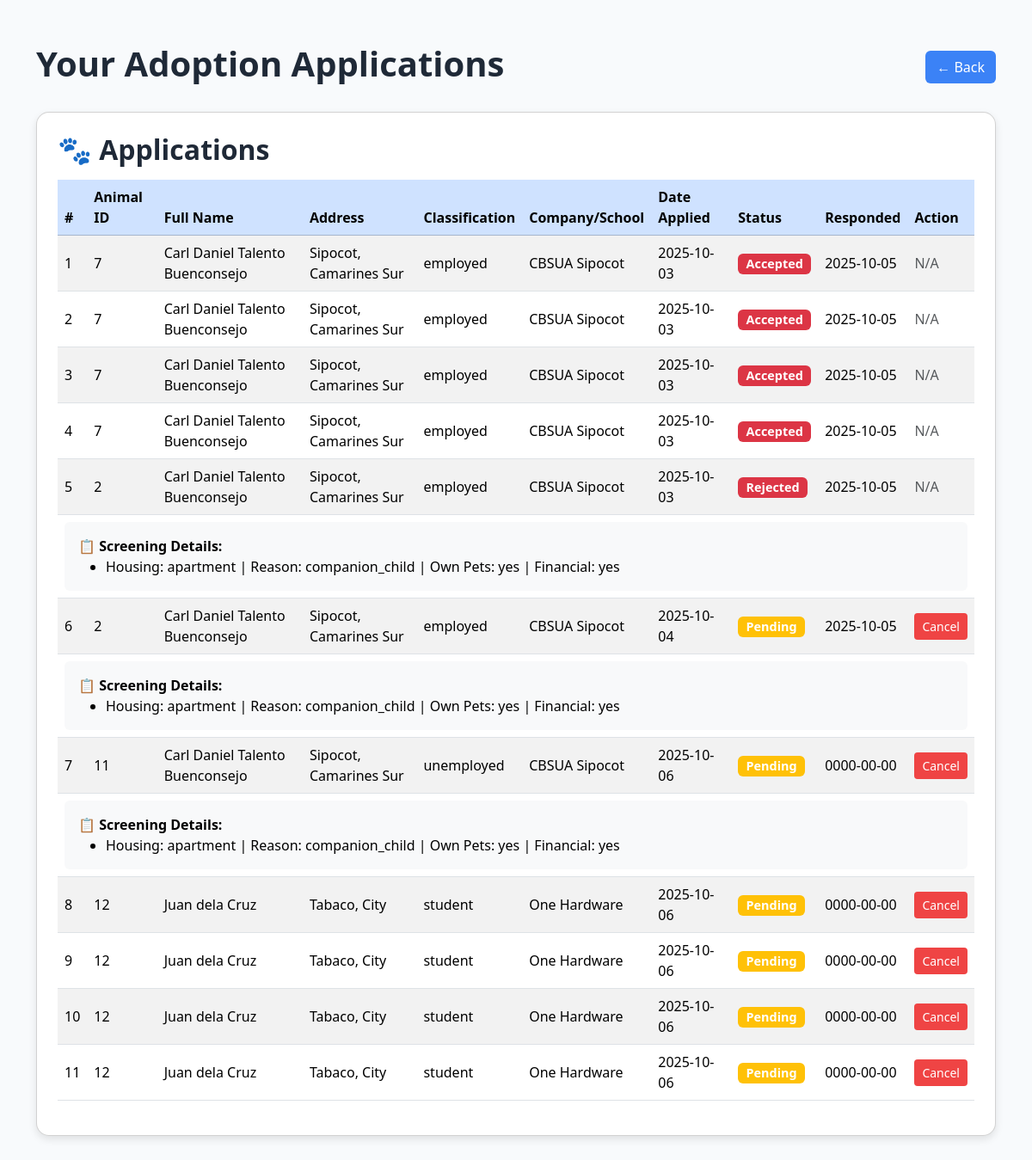
/user_adoptions.php, run on the app's committed database.
### tables this page shows
CREATE TABLE `adoption_application` (
  `a_application_id` int(25) NOT NULL,
  `user_id` int(25) NOT NULL,
  `animal_id` int(25) NOT NULL,
  `full_name` varchar(255) NOT NULL,
  `address` varchar(1000) NOT NULL,
  `classification` varchar(50) NOT NULL,
  `comp_name` varchar(600) NOT NULL,
  `id_img` varchar(900) NOT NULL,
  `date_applied` date NOT NULL,
  `status` varchar(25) NOT NULL,
  `date_responded` date NOT NULL
);

CREATE TABLE `adoption_screening` (
  `screening_id` int(25) NOT NULL,
  `a_application_id` int(25) NOT NULL,
  `housing` varchar(255) NOT NULL,
  `reason` varchar(255) NOT NULL,
  `own_pets` varchar(255) NOT NULL,
  `time_dedicated` varchar(255) NOT NULL,
  `children_info` varchar(255) NOT NULL,
  `financial_ready` varchar(255) NOT NULL,
  `breed_interest` varchar(255) NOT NULL,
  `allergy_info` varchar(255) NOT NULL,
  `alone_time_plan` varchar(255) NOT NULL,
  `researched_breed` varchar(255) NOT NULL
);

### includes/db_connection.php (called while the page is built, shortened)
<?php
function connect() {
    $servername =  "localhost";
    $username =  "root";
    $password =  "";
    $dbname =  "taara_db";
    $conn = new mysqli($servername, $username, $password, $dbname);
    return $conn;
}
class DatabaseCRUD {
    private $conn;
    private $table;
    public function __construct($table) {
        $this->conn = connect();
        $this->table = $table;
        $this->columns = $this->getTableColumns();
    }
    private function getTableColumns() {
        $query = "SHOW COLUMNS FROM `$this->table`";
        $result = $this->conn->query($query);
        $cols = [];
        while ($row = $result->fetch_assoc()) {
            $cols[$row['Field']] = $row;
        }
        return $cols;
    }
    public function select($columns = ["*"], $where = [], $limit = null) {
    $cols = is_array($columns) ? implode(", ", $columns) : $columns;
    $sql = "SELECT $cols FROM {$this->table}";
    if (!empty($where)) {
        $conditions = [];
        foreach ($where as $col => $val) {
            $val = $this->conn->real_escape_string($val);
            $conditions[] = "$col = '$val'";
        }
        $sql .= " WHERE " . implode(" AND ", $conditions);
    }
    $result = $this->conn->query($sql);
    $rows = [];
    if ($result && $result->num_rows > 0) {
        while ($row = $result->fetch_assoc()) {
            $rows[] = $row;
        }
    }
    return $rows;
}
}

### user_adoptions.php (the view, shortened to what this page needs)
<?php
include 'includes/db_connection.php';
$user_id = $_SESSION['user_id'] ?? 1;
$appDB = new DatabaseCRUD('adoption_application');
$screenDB = new DatabaseCRUD('adoption_screening');
$applications = $appDB->select(["*"], ["user_id" => $user_id]);
?>
<!DOCTYPE html>
<html lang="en">
<head>
    <link href="https://cdn.jsdelivr.net/npm/bootstrap@5.3.3/dist/css/bootstrap.min.css" rel="stylesheet">
</head>
<body>
<div class="container">
    <div class="d-flex justify-content-between align-items-center mb-4">
        <h1>Your Adoption Applications</h1>
        <button class="btn btn-back" onclick="window.history.back();">← Back</button>
    </div>
    <div class="card p-4">
        <h2 class="mb-3">🐾 Applications</h2>
        <?php if (!empty($applications)): ?>
            <div class="table-responsive">
                <table class="table table-striped align-middle">
                    <thead class="table-primary">
                        <tr>
                            <th>#</th>
                            <th>Animal ID</th>
                            <th>Full Name</th>
                            <th>Address</th>
                            <th>Classification</th>
                            <th>Company/School</th>
                            <th>Date Applied</th>
                            <th>Status</th>
                            <th>Responded</th>
                            <th>Action</th>
                        </tr>
                    </thead>
                    <tbody>
                        <?php foreach ($applications as $i => $app): ?>
                            <tr>
                                <td><?= $i + 1 ?></td>
                                <td><?= htmlspecialchars($app['animal_id']) ?></td>
                                <td><?= htmlspecialchars($app['full_name']) ?></td>
                                <td><?= htmlspecialchars($app['address']) ?></td>
                                <td><?= htmlspecialchars($app['classification']) ?></td>
                                <td><?= htmlspecialchars($app['comp_name']) ?></td>
                                <td><?= htmlspecialchars($app['date_applied']) ?></td>
                                <td>
                                    <span class="badge
                                        <?= $app['status'] == 'pending' ? 'bg-warning' :
                                           ($app['status'] == 'approved' ? 'bg-success' :
                                           ($app['status'] == 'cancelled' ? 'bg-secondary' : 'bg-danger')) ?>">
                                        <?= ucfirst($app['status']) ?>
                                    </span>
                                </td>
                                <td><?= htmlspecialchars($app['date_responded'] ?: '—') ?></td>
                                <td>
                                    <?php if ($app['status'] === 'pending'): ?>
                                        <form method="POST" class="d-inline">
                                            <button type="submit" name="cancel_application" class="btn btn-sm btn-cancel">Cancel</button>
                                        </form>
                                    <?php else: ?>
                                        <span class="text-muted">N/A</span>
                                    <?php endif; ?>
                                </td>
                            </tr>
                            <?php
                                $screenings = $screenDB->select(["*"], ["a_application_id" => $app['a_application_id']]);
                                if (!empty($screenings)):
                            ?>
                            <tr>
                                <td colspan="10">
                                    <div class="bg-light p-3 rounded">
                                        <strong>📋 Screening Details:</strong>
                                        <ul class="mb-0">
                                            <?php foreach ($screenings as $s): ?>
                                                <li>Housing: <?= htmlspecialchars($s['housing']) ?> |
                                                    Reason: <?= htmlspecialchars($s['reason']) ?> |
                                                    Own Pets: <?= htmlspecialchars($s['own_pets']) ?> |
                                                    Financial: <?= htmlspecialchars($s['financial_ready']) ?></li>
                                            <?php endforeach; ?>
                                        </ul>
                                    </div>
                                </td>
                            </tr>
                            <?php endif; ?>
                        <?php endforeach; ?>
                    </tbody>
                </table>
            </div>
        <?php else: ?>
            <p class="text-muted">You haven’t submitted any adoption applications yet.</p>
        <?php endif; ?>
    </div>
</div>
</body>
</html>

### user_adoptions.php (style rules this page uses)
body { background-color: #f8fafc; font-family: 'Segoe UI', Tahoma, Geneva, Verdana, sans-serif; }
.container { margin-top: 50px; }
.card { border-radius: 15px; box-shadow: 0 4px 10px rgba(0,0,0,0.1); margin-bottom: 30px; }
h1, h2 { font-weight: 600; color: #1f2937; }
.btn-cancel { background-color: #ef4444; color: white; }
.btn-back { background-color: #3b82f6; color: white; }
.badge { font-size: 0.9em; }

### data on the page
adoption_application: animal "7", full_name "Carl Daniel Talento Buenconsejo", address "Sipocot, Camarines Sur", classification "employed", comp_name "CBSUA Sipocot", date_applied "2025-10-03", status "Accepted", date_responded "2025-10-05", shows "N/A"
adoption_application: animal "7", full_name "Carl Daniel Talento Buenconsejo", address "Sipocot, Camarines Sur", classification "employed", comp_name "CBSUA Sipocot", date_applied "2025-10-03", status "Accepted", date_responded "2025-10-05", shows "N/A"
adoption_application: animal "7", full_name "Carl Daniel Talento Buenconsejo", address "Sipocot, Camarines Sur", classification "employed", comp_name "CBSUA Sipocot", date_applied "2025-10-03", status "Accepted", date_responded "2025-10-05", shows "N/A"
adoption_application: animal "7", full_name "Carl Daniel Talento Buenconsejo", address "Sipocot, Camarines Sur", classification "employed", comp_name "CBSUA Sipocot", date_applied "2025-10-03", status "Accepted", date_responded "2025-10-05", shows "N/A"
adoption_application: animal "2", full_name "Carl Daniel Talento Buenconsejo", address "Sipocot, Camarines Sur", classification "employed", comp_name "CBSUA Sipocot", date_applied "2025-10-03", status "Rejected", date_responded "2025-10-05", shows "N/A"
adoption_screening: housing "apartment", reason "companion_child", own_pets "yes", financial_ready "yes"
adoption_application: animal "2", full_name "Carl Daniel Talento Buenconsejo", address "Sipocot, Camarines Sur", classification "employed", comp_name "CBSUA Sipocot", date_applied "2025-10-04", status "Pending", date_responded "2025-10-05"
adoption_screening: housing "apartment", reason "companion_child", own_pets "yes", financial_ready "yes"
adoption_application: animal "11", full_name "Carl Daniel Talento Buenconsejo", address "Sipocot, Camarines Sur", classification "unemployed", comp_name "CBSUA Sipocot", date_applied "2025-10-06", status "Pending", date_responded "0000-00-00"
adoption_screening: housing "apartment", reason "companion_child", own_pets "yes", financial_ready "yes"
adoption_application: animal "12", full_name "Juan dela Cruz", address "Tabaco, City", classification "student", comp_name "One Hardware", date_applied "2025-10-06", status "Pending", date_responded "0000-00-00"
adoption_application: animal "12", full_name "Juan dela Cruz", address "Tabaco, City", classification "student", comp_name "One Hardware", date_applied "2025-10-06", status "Pending", date_responded "0000-00-00"
adoption_application: animal "12", full_name "Juan dela Cruz", address "Tabaco, City", classification "student", comp_name "One Hardware", date_applied "2025-10-06", status "Pending", date_responded "0000-00-00"
adoption_application: animal "12", full_name "Juan dela Cruz", address "Tabaco, City", classification "student", comp_name "One Hardware", date_applied "2025-10-06", status "Pending", date_responded "0000-00-00"
